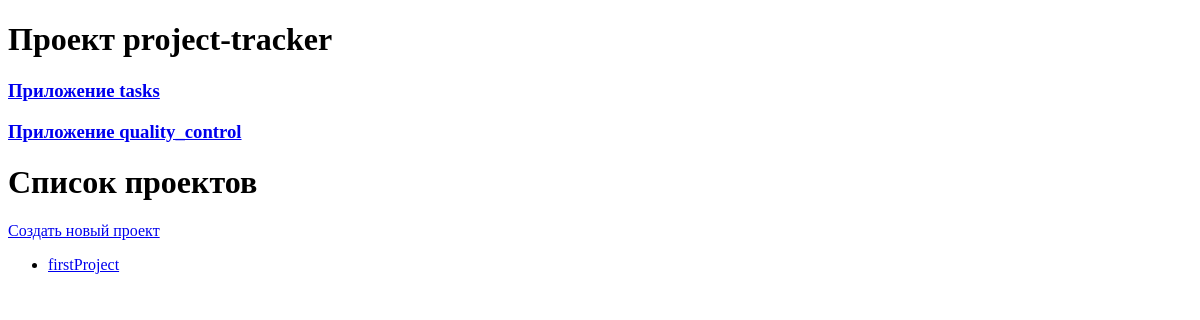
Page /tasks/projects/ on the earlier database version.
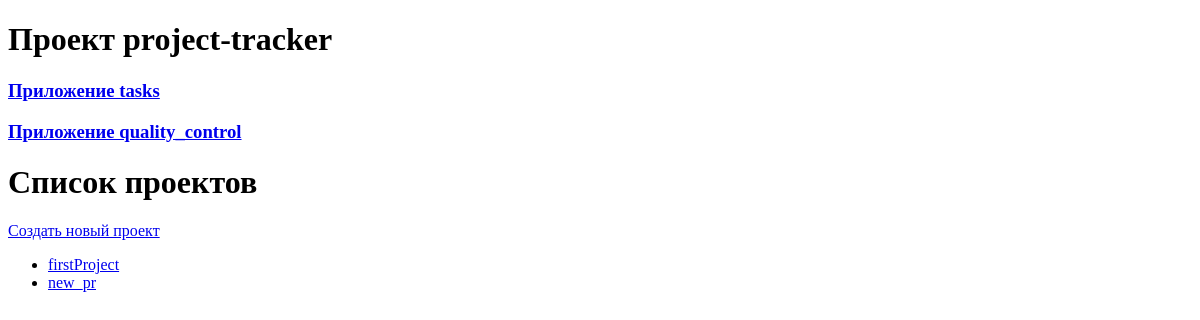
Same page on the later database version.
### tasks/models.py (models this page shows, shortened)
class Project(models.Model):
    name = models.CharField(max_length=100)
    description = models.TextField()
    created_at = models.DateTimeField(auto_now_add=True)

### tasks/views.py (the view)
# urls.py: path('projects/', views.ProjectListView.as_view(), name='projects_list'),
class ProjectListView(ListView):
    model = Project
    template_name = 'tasks/project_list.html'

### tasks/templates/tasks/project_list.html
{% extends 'base/base.html' %}
{% block content %}
    <h1>Список проектов</h1>
    <p><a href="{% url 'tasks:create_project' %}">Создать новый проект</a> </p>
    <ul>
        {% for project in project_list %}
            <li><a href="{% url 'tasks:projects_detail' project.id %}">{{project.name}}</a></li>
        {% endfor %}
    </ul>
{% endblock %}

Differences in the rows shown:
added Project: name "new_pr"
